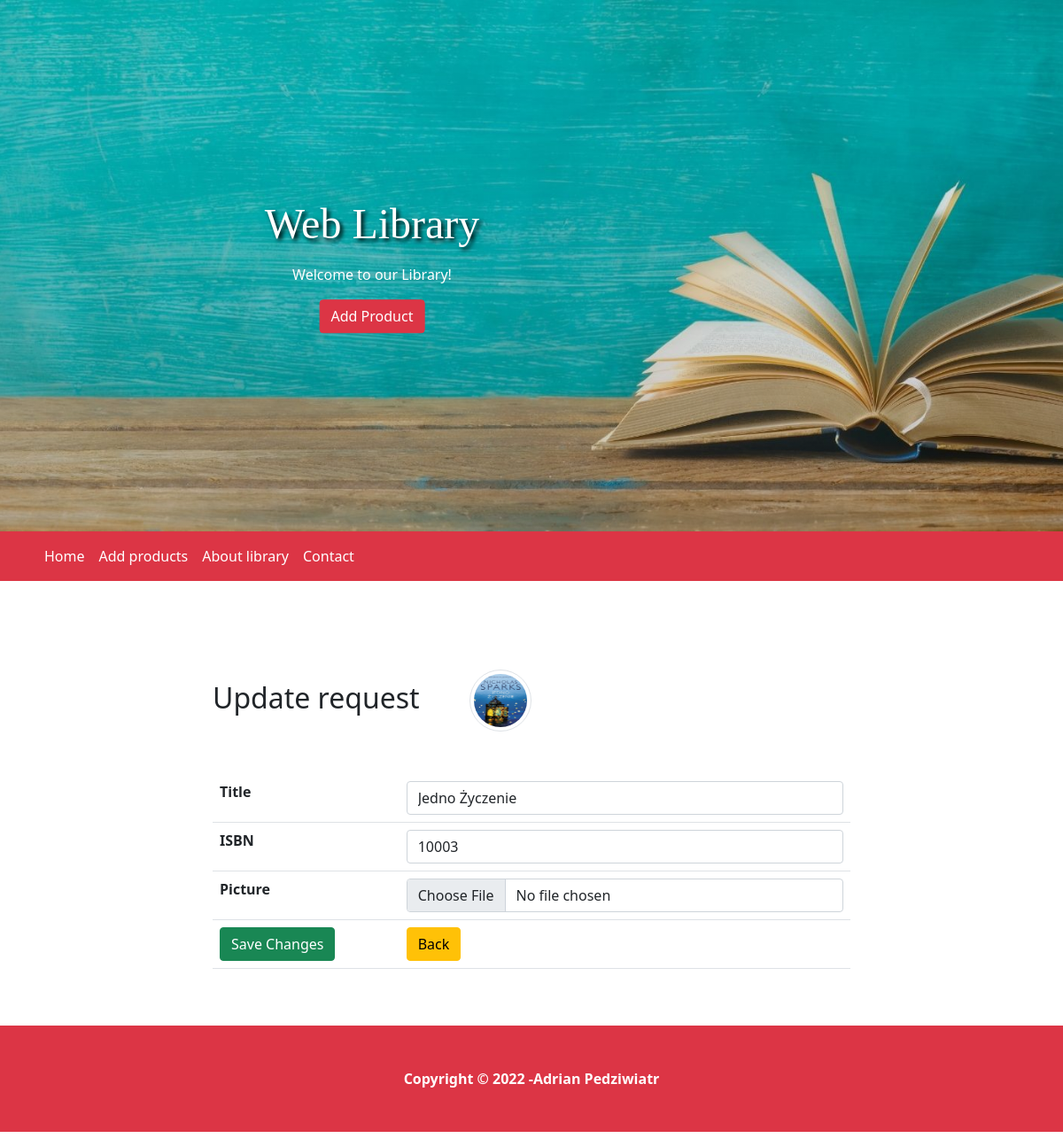
Page /update.php?id=4 on the committed database.
### tables this page shows
CREATE TABLE `products` (
  `id` int(11) NOT NULL,
  `title` varchar(255) NOT NULL,
  `isbn_number` int(11) NOT NULL,
  `author_f_name` varchar(255) NOT NULL,
  `author_l_name` varchar(255) NOT NULL,
  `type_of` varchar(255) NOT NULL,
  `txt` varchar(500) NOT NULL,
  `publisher_name` varchar(255) NOT NULL,
  `publisher_address` varchar(255) NOT NULL,
  `publish_date` date NOT NULL,
  `picture` varchar(255) DEFAULT NULL
);

### update.php (the view, shortened to what this page needs)
<?php
require_once 'actions/db_connect.php';
if ($_GET['id']) {
    $id = $_GET['id'];
    $sql = "SELECT * FROM products WHERE id = {$id}";
    $result = mysqli_query($connect, $sql);
    if (mysqli_num_rows($result) == 1) {
        $data = mysqli_fetch_assoc($result);
        $title = $data['title'];
        $isbn_number = $data['isbn_number'];
        $picture = $data['picture'];
    } else {
        header("location: error.php");
    }
} else {
    header("location: error.php");
}
?>
<!DOCTYPE html>
<html>
    <head>
        <?php require_once 'components/boot.php'?>
        <link rel="stylesheet" href="style/style.css">
    </head>
    <body>
    <header>
        <div class="header-img">
        <div class="header-text">
      <h1 class="title mb-3">Web Library</h1>
      <p>Welcome to our Library!</p>
      <a href= "create.php" class="btn btn-danger" role="button" data-bs-toggle="button">Add Product</a>
    </div>
  </div>
        </header>
        <nav class="navbar navbar-expand-lg navbar-danger bg-danger">
  <div class="container-fluid">
      <div class="container">
    <div class="collapse navbar-collapse" id="navbarSupportedContent">
      <ul class="navbar-nav me-auto mb-2 mb-lg-0">
        <li class="nav-item">
          <a class="nav-link text-white active" aria-current="page" href="index.php">Home</a>
        </li>
        <li class="nav-item">
          <a class="nav-link text-white active" aria-current="page" href="#">Add products</a>
        </li>
        <li class="nav-item">
          <a class="nav-link text-white active" aria-current="page" href="#">About library</a>
        </li>
        <li class="nav-item">
          <a class="nav-link text-white active" aria-current="page" href="#">Contact</a>
        </li>
    </div>
      </div>
  </div>
</nav>
        <fieldset>
            <legend class='h2 mb-5'>Update request <img class='ms-5 img-thumbnail rounded-circle' src='pictures/<?php echo $picture ?>' alt="<?php echo $title ?>"></legend>
            <form action="actions/a_update.php"  method="post" enctype="multipart/form-data">
                <table class="table">
                    <tr>
                        <th>Title</th>
                        <td><input class="form-control" type="text"  name="title" placeholder ="Product Name" value="<?php echo $title ?>"  /></td>
                    </tr>
                    <tr>
                        <th>ISBN</th>
                        <td><input class="form-control" type= "number" name="isbn_number" step="any"  placeholder="ISBN" value ="<?php echo $isbn_number ?>" /></td>
                    </tr>
                    <tr>
                        <th>Picture</th>
                        <td><input class="form-control" type="file" name= "picture" /></td>
                    </tr>
                    <tr>
                        <td><button class="btn btn-success" type= "submit">Save Changes</button></td>
                        <td><a href= "index.php"><button class="btn btn-warning" type="button">Back</button></a></td>
                    </tr>
                </table>
            </form>
        </fieldset>
        <footer class="bg-danger mt-5" height="100px">
                <p class="text-center p-5 text-white"><b>Copyright &copy; 2022 -Adrian Pedziwiatr</b></p>
            </footer>
    </body>
</html>

### style/style.css (style rules this page uses)
.title { font-family: 'Great Vibes', cursive; text-shadow: 3px 3px 5px black; font-size: 3em; }
.header-img { height: 600px; background-image: linear-gradient(rgba(0, 0, 0, 0.089), rgba(0, 0, 0, 0.192)), url('../pictures/hero.jpg'); background-position: center; background-repeat: no-repeat; background-size: cover; position: relative; }
.header-text { position: absolute; top: 50%; left: 35%; transform: translate(-50%, -50%); color: #fff; text-align: center; }

### update.php (style rules this page uses)
fieldset { margin: auto; margin-top: 100px; width: 60% ; }
.img-thumbnail { width: 70px !important; height: 70px !important; }

### rows in the picture
products: picture (picture), title "Jedno Życzenie", isbn_number "10003"
